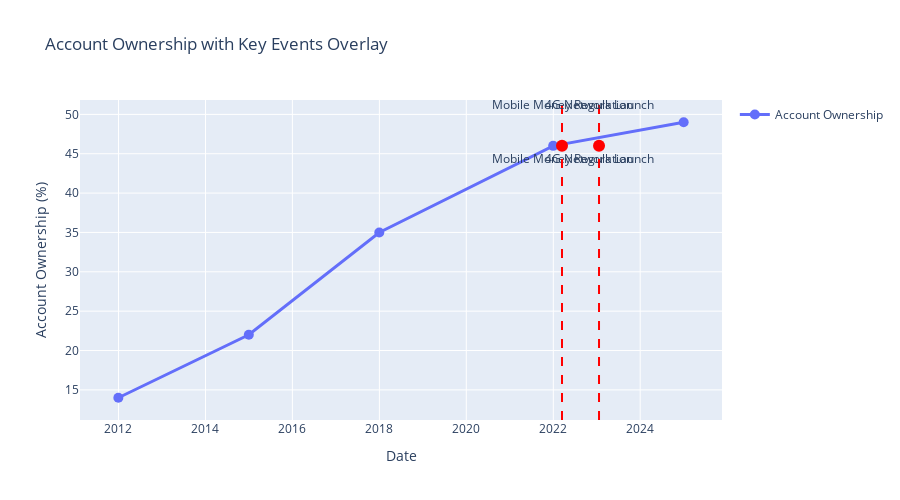

Notebook code for this chart:
### Code cell
# Overlay Events on Account Ownership Trend
fig = go.Figure()

# Ensure access_data dates are parsed and sorted
access_data['observation_date'] = pd.to_datetime(access_data['observation_date'], errors='coerce')
access_data = access_data.sort_values('observation_date')

# Re-parse events robustly (use observation_date_parsed if available)
events = df[df['record_type'] == 'event'].copy()
if 'observation_date_parsed' not in events.columns:
    events['observation_date_parsed'] = pd.to_datetime(events['observation_date'], errors='coerce')
mask = events['observation_date_parsed'].isna()
if mask.any():
    events.loc[mask, 'observation_date_parsed'] = pd.to_datetime(events.loc[mask, 'collection_date'], errors='coerce')

valid_events = events[events['observation_date_parsed'].notna()].copy()
valid_events = valid_events.sort_values('observation_date_parsed')

# Add account ownership trend
fig.add_trace(go.Scatter(
    x=access_data['observation_date'],
    y=access_data['value_numeric'] * 100,
    mode='lines+markers',
    name='Account Ownership',
    line=dict(width=3),
    marker=dict(size=10)
))

# Add event markers and vertical lines, using nearest account ownership point when available
if not access_data['observation_date'].isna().all() and len(access_data) > 0:
    for _, event in valid_events.iterrows():
        event_date = event['observation_date_parsed']
        # ensure a pandas Timestamp
        if not isinstance(event_date, pd.Timestamp):
            event_date = pd.to_datetime(event_date, errors='coerce')
            if pd.isna(event_date):
                continue

        # compute distances; skip if all NaT
        diffs = (access_data['observation_date'] - event_date).abs()
        if diffs.isna().all():
            continue
        closest_idx = diffs.idxmin()
        closest_value = access_data.loc[closest_idx, 'value_numeric'] * 100

        # vertical line at event date using a shape (safe for datetimes)
        fig.add_shape(
            type='line',
            x0=event_date, x1=event_date,
            y0=0, y1=1,
            xref='x', yref='paper',
            line=dict(color='red', dash='dash')
        )

        # annotation above the plot
        fig.add_annotation(
            x=event_date, y=1.02,
            xref='x', yref='paper',
            text=str(event['indicator']),
            showarrow=False,
            align='center'
        )

        # marker at the nearest data point
        fig.add_trace(go.Scatter(
            x=[event_date],
            y=[closest_value],
            mode='markers+text',
            marker=dict(size=12, color='red'),
            text=[str(event['indicator'])],
            textposition='bottom center',
            showlegend=False
        ))

fig.update_layout(
    title='Account Ownership with Key Events Overlay',
    xaxis_title='Date',
    yaxis_title='Account Ownership (%)',
    height=500,
)

fig.show()

### Figure 1 — Plotly figure (JSON) as saved in the notebook; plotly's stock layout.template omitted (floating-point values rounded to 4 significant figures)
{"data": [{"line": {"width": 3}, "marker": {"size": 10}, "mode": "lines+markers", "name": "Account Ownership", "type": "scatter", "x": ["2011-12-31T00:00:00.000000", "2014-12-31T00:00:00.000000", "2017-12-31T00:00:00.000000", "2021-12-31T00:00:00.000000", "2024-12-31T00:00:00.000000"], "y": [14.0, 22.0, 35.0, 46.0, 49.0]}, {"marker": {"color": "red", "size": 12}, "mode": "markers+text", "showlegend": false, "text": ["Mobile Money Regulation"], "textposition": "bottom center", "type": "scatter", "x": ["2022-03-15T00:00:00"], "y": [46]}, {"marker": {"color": "red", "size": 12}, "mode": "markers+text", "showlegend": false, "text": ["4G Network Launch"], "textposition": "bottom center", "type": "scatter", "x": ["2023-01-20T00:00:00"], "y": [46]}], "layout": {"annotations": [{"align": "center", "showarrow": false, "text": "Mobile Money Regulation", "x": "2022-03-15T00:00:00", "xref": "x", "y": 1.02, "yref": "paper"}, {"align": "center", "showarrow": false, "text": "4G Network Launch", "x": "2023-01-20T00:00:00", "xref": "x", "y": 1.02, "yref": "paper"}], "height": 500, "shapes": [{"line": {"color": "red", "dash": "dash"}, "type": "line", "x0": "2022-03-15T00:00:00", "x1": "2022-03-15T00:00:00", "xref": "x", "y0": 0, "y1": 1, "yref": "paper"}, {"line": {"color": "red", "dash": "dash"}, "type": "line", "x0": "2023-01-20T00:00:00", "x1": "2023-01-20T00:00:00", "xref": "x", "y0": 0, "y1": 1, "yref": "paper"}], "title": {"text": "Account Ownership with Key Events Overlay"}, "xaxis": {"title": {"text": "Date"}}, "yaxis": {"title": {"text": "Account Ownership (%)"}}}}
